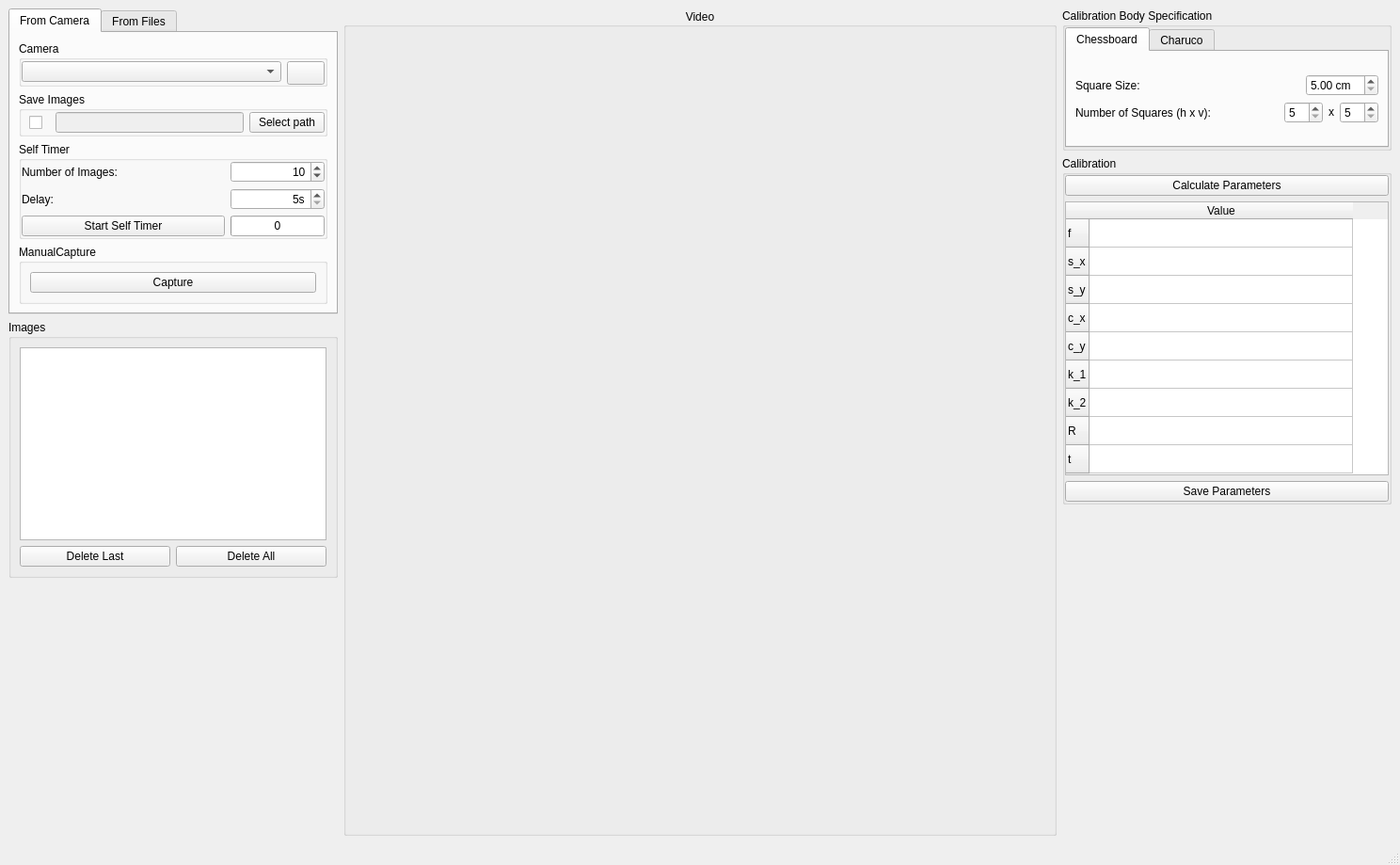
<?xml version="1.0" encoding="UTF-8"?>
<ui version="4.0">
 <class>MainWindow</class>
 <widget class="QMainWindow" name="MainWindow">
  <property name="geometry">
   <rect>
    <x>0</x>
    <y>0</y>
    <width>1488</width>
    <height>919</height>
   </rect>
  </property>
  <property name="windowTitle">
   <string>Camera Calibration Tool</string>
  </property>
  <property name="windowIcon">
   <iconset>
    <normaloff>app_icon.svg</normaloff>app_icon.svg</iconset>
  </property>
  <property name="accessibleName">
   <string>Camera Calibration Tool</string>
  </property>
  <property name="autoFillBackground">
   <bool>false</bool>
  </property>
  <property name="styleSheet">
   <string notr="true"/>
  </property>
  <property name="tabShape">
   <enum>QTabWidget::Rounded</enum>
  </property>
  <property name="dockNestingEnabled">
   <bool>false</bool>
  </property>
  <widget class="QWidget" name="centralwidget">
   <layout class="QGridLayout" name="gridLayout">
    <item row="0" column="1">
     <layout class="QHBoxLayout" name="horizontalLayout_central">
      <property name="sizeConstraint">
       <enum>QLayout::SetDefaultConstraint</enum>
      </property>
      <item>
       <layout class="QVBoxLayout" name="verticalLayout_left">
        <item>
         <widget class="QTabWidget" name="tabWidget_source">
          <property name="maximumSize">
           <size>
            <width>350</width>
            <height>16777215</height>
           </size>
          </property>
          <property name="currentIndex">
           <number>0</number>
          </property>
          <widget class="QWidget" name="FromCameraTab">
           <attribute name="title">
            <string>From Camera</string>
           </attribute>
           <layout class="QGridLayout" name="gridLayout_9">
            <item row="0" column="0">
             <layout class="QVBoxLayout" name="verticalLayout_capture">
              <item>
               <widget class="QGroupBox" name="groupBox_2">
                <property name="title">
                 <string>Camera</string>
                </property>
                <layout class="QGridLayout" name="gridLayout_2">
                 <property name="leftMargin">
                  <number>0</number>
                 </property>
                 <property name="topMargin">
                  <number>0</number>
                 </property>
                 <property name="rightMargin">
                  <number>0</number>
                 </property>
                 <property name="bottomMargin">
                  <number>0</number>
                 </property>
                 <property name="horizontalSpacing">
                  <number>6</number>
                 </property>
                 <property name="verticalSpacing">
                  <number>0</number>
                 </property>
                 <item row="0" column="0">
                  <widget class="QComboBox" name="comboBox_camera">
                   <property name="statusTip">
                    <string>Choose a camera</string>
                   </property>
                   <property name="whatsThis">
                    <string>hello</string>
                   </property>
                  </widget>
                 </item>
                 <item row="0" column="1">
                  <widget class="QPushButton" name="pushButton_camera_search">
                   <property name="sizePolicy">
                    <sizepolicy hsizetype="Fixed" vsizetype="Fixed">
                     <horstretch>0</horstretch>
                     <verstretch>0</verstretch>
                    </sizepolicy>
                   </property>
                   <property name="minimumSize">
                    <size>
                     <width>0</width>
                     <height>25</height>
                    </size>
                   </property>
                   <property name="maximumSize">
                    <size>
                     <width>16777215</width>
                     <height>23</height>
                    </size>
                   </property>
                   <property name="statusTip">
                    <string>Refresh cameras</string>
                   </property>
                   <property name="text">
                    <string/>
                   </property>
                   <property name="icon">
                    <iconset>
                     <normaloff>refresh_icon.svg</normaloff>refresh_icon.svg</iconset>
                   </property>
                  </widget>
                 </item>
                </layout>
               </widget>
              </item>
              <item>
               <widget class="QGroupBox" name="groupBox_4">
                <property name="title">
                 <string>Save Images</string>
                </property>
                <layout class="QGridLayout" name="gridLayout_10">
                 <property name="leftMargin">
                  <number>0</number>
                 </property>
                 <property name="topMargin">
                  <number>0</number>
                 </property>
                 <property name="rightMargin">
                  <number>0</number>
                 </property>
                 <property name="bottomMargin">
                  <number>0</number>
                 </property>
                 <property name="horizontalSpacing">
                  <number>6</number>
                 </property>
                 <property name="verticalSpacing">
                  <number>0</number>
                 </property>
                 <item row="0" column="0" alignment="Qt::AlignHCenter">
                  <widget class="QCheckBox" name="checkBox_save_images">
                   <property name="maximumSize">
                    <size>
                     <width>23</width>
                     <height>23</height>
                    </size>
                   </property>
                   <property name="text">
                    <string/>
                   </property>
                  </widget>
                 </item>
                 <item row="0" column="2">
                  <widget class="QLineEdit" name="lineEdit_path">
                   <property name="enabled">
                    <bool>false</bool>
                   </property>
                   <property name="sizePolicy">
                    <sizepolicy hsizetype="Preferred" vsizetype="Fixed">
                     <horstretch>0</horstretch>
                     <verstretch>0</verstretch>
                    </sizepolicy>
                   </property>
                   <property name="minimumSize">
                    <size>
                     <width>200</width>
                     <height>0</height>
                    </size>
                   </property>
                   <property name="statusTip">
                    <string>Path to folder images will be saved to</string>
                   </property>
                   <property name="whatsThis">
                    <string>hello</string>
                   </property>
                  </widget>
                 </item>
                 <item row="0" column="3">
                  <widget class="QPushButton" name="pushButton_path_window">
                   <property name="sizePolicy">
                    <sizepolicy hsizetype="Fixed" vsizetype="Fixed">
                     <horstretch>0</horstretch>
                     <verstretch>0</verstretch>
                    </sizepolicy>
                   </property>
                   <property name="maximumSize">
                    <size>
                     <width>100</width>
                     <height>50</height>
                    </size>
                   </property>
                   <property name="statusTip">
                    <string>Open folder selection dialog</string>
                   </property>
                   <property name="text">
                    <string>Select path</string>
                   </property>
                   <property name="iconSize">
                    <size>
                     <width>0</width>
                     <height>0</height>
                    </size>
                   </property>
                  </widget>
                 </item>
                </layout>
               </widget>
              </item>
              <item>
               <widget class="QGroupBox" name="groupBox_5">
                <property name="title">
                 <string>Self Timer</string>
                </property>
                <layout class="QGridLayout" name="gridLayout_11">
                 <property name="leftMargin">
                  <number>0</number>
                 </property>
                 <property name="topMargin">
                  <number>0</number>
                 </property>
                 <property name="rightMargin">
                  <number>0</number>
                 </property>
                 <property name="bottomMargin">
                  <number>0</number>
                 </property>
                 <item row="2" column="0">
                  <widget class="QPushButton" name="pushButton_start_autotimer">
                   <property name="text">
                    <string>Start Self Timer</string>
                   </property>
                  </widget>
                 </item>
                 <item row="1" column="0">
                  <widget class="QLabel" name="label_delay_seconds">
                   <property name="text">
                    <string>Delay:</string>
                   </property>
                  </widget>
                 </item>
                 <item row="0" column="0">
                  <widget class="QLabel" name="label_img_no">
                   <property name="text">
                    <string>Number of Images:</string>
                   </property>
                  </widget>
                 </item>
                 <item row="2" column="1">
                  <widget class="QProgressBar" name="progressBar_img_cnt">
                   <property name="maximumSize">
                    <size>
                     <width>100</width>
                     <height>16777215</height>
                    </size>
                   </property>
                   <property name="maximum">
                    <number>20</number>
                   </property>
                   <property name="value">
                    <number>0</number>
                   </property>
                   <property name="format">
                    <string>%v</string>
                   </property>
                  </widget>
                 </item>
                 <item row="1" column="1">
                  <widget class="QSpinBox" name="spinBox_delay_seconds">
                   <property name="maximumSize">
                    <size>
                     <width>100</width>
                     <height>16777215</height>
                    </size>
                   </property>
                   <property name="alignment">
                    <set>Qt::AlignRight|Qt::AlignTrailing|Qt::AlignVCenter</set>
                   </property>
                   <property name="buttonSymbols">
                    <enum>QAbstractSpinBox::UpDownArrows</enum>
                   </property>
                   <property name="suffix">
                    <string>s</string>
                   </property>
                   <property name="minimum">
                    <number>5</number>
                   </property>
                   <property name="maximum">
                    <number>60</number>
                   </property>
                   <property name="singleStep">
                    <number>5</number>
                   </property>
                  </widget>
                 </item>
                 <item row="0" column="1">
                  <widget class="QSpinBox" name="spinBox_img_no">
                   <property name="minimumSize">
                    <size>
                     <width>50</width>
                     <height>0</height>
                    </size>
                   </property>
                   <property name="maximumSize">
                    <size>
                     <width>100</width>
                     <height>16777215</height>
                    </size>
                   </property>
                   <property name="statusTip">
                    <string>Select number of images to take</string>
                   </property>
                   <property name="alignment">
                    <set>Qt::AlignRight|Qt::AlignTrailing|Qt::AlignVCenter</set>
                   </property>
                   <property name="minimum">
                    <number>5</number>
                   </property>
                   <property name="value">
                    <number>10</number>
                   </property>
                  </widget>
                 </item>
                </layout>
               </widget>
              </item>
              <item>
               <widget class="QGroupBox" name="groupBox_6">
                <property name="title">
                 <string>ManualCapture</string>
                </property>
                <layout class="QHBoxLayout" name="_2">
                 <item>
                  <widget class="QPushButton" name="pushButton_capture">
                   <property name="statusTip">
                    <string>Capture image (if &gt;Save Images&lt; is activated this will automatically save the image to the specified path)</string>
                   </property>
                   <property name="text">
                    <string>Capture</string>
                   </property>
                   <property name="icon">
                    <iconset>
                     <normalon>save_icon.svg</normalon>
                    </iconset>
                   </property>
                  </widget>
                 </item>
                </layout>
               </widget>
              </item>
             </layout>
            </item>
           </layout>
          </widget>
          <widget class="QWidget" name="FromFileTab">
           <attribute name="title">
            <string>From Files</string>
           </attribute>
           <layout class="QGridLayout" name="gridLayout_8">
            <item row="0" column="0">
             <layout class="QHBoxLayout" name="horizontalLayout">
              <property name="sizeConstraint">
               <enum>QLayout::SetMinimumSize</enum>
              </property>
              <item>
               <widget class="QCheckBox" name="checkBox_use_saved_images">
                <property name="statusTip">
                 <string>Open already taken images for the calibration</string>
                </property>
                <property name="text">
                 <string>Open from files</string>
                </property>
               </widget>
              </item>
              <item>
               <widget class="QPushButton" name="pushButton_select_images">
                <property name="enabled">
                 <bool>false</bool>
                </property>
                <property name="statusTip">
                 <string>Select image files for the calibration</string>
                </property>
                <property name="text">
                 <string>Select files</string>
                </property>
               </widget>
              </item>
             </layout>
            </item>
            <item row="1" column="0">
             <spacer name="verticalSpacer_2">
              <property name="orientation">
               <enum>Qt::Vertical</enum>
              </property>
              <property name="sizeHint" stdset="0">
               <size>
                <width>20</width>
                <height>40</height>
               </size>
              </property>
             </spacer>
            </item>
           </layout>
          </widget>
         </widget>
        </item>
        <item>
         <widget class="QGroupBox" name="groupBox_images">
          <property name="maximumSize">
           <size>
            <width>350</width>
            <height>16777215</height>
           </size>
          </property>
          <property name="title">
           <string>Images</string>
          </property>
          <layout class="QGridLayout" name="gridLayout_5">
           <item row="3" column="0">
            <widget class="QListWidget" name="listWidget_imgs">
             <property name="sizePolicy">
              <sizepolicy hsizetype="Expanding" vsizetype="Expanding">
               <horstretch>0</horstretch>
               <verstretch>0</verstretch>
              </sizepolicy>
             </property>
            </widget>
           </item>
           <item row="4" column="0">
            <layout class="QHBoxLayout" name="horizontalLayout_delete_buttons">
             <item>
              <widget class="QPushButton" name="pushButton_delete_last">
               <property name="text">
                <string>Delete Last</string>
               </property>
              </widget>
             </item>
             <item>
              <widget class="QPushButton" name="pushButton_delete_all">
               <property name="text">
                <string>Delete All</string>
               </property>
              </widget>
             </item>
            </layout>
           </item>
          </layout>
         </widget>
        </item>
        <item>
         <spacer name="verticalSpacer">
          <property name="orientation">
           <enum>Qt::Vertical</enum>
          </property>
          <property name="sizeHint" stdset="0">
           <size>
            <width>20</width>
            <height>40</height>
           </size>
          </property>
         </spacer>
        </item>
       </layout>
      </item>
      <item>
       <widget class="QGroupBox" name="groupBox_Video">
        <property name="statusTip">
         <string/>
        </property>
        <property name="title">
         <string>Video</string>
        </property>
        <property name="alignment">
         <set>Qt::AlignCenter</set>
        </property>
        <layout class="QGridLayout" name="gridLayout_4">
         <item row="0" column="1">
          <widget class="QLabel" name="cameraView">
           <property name="sizePolicy">
            <sizepolicy hsizetype="Expanding" vsizetype="Preferred">
             <horstretch>0</horstretch>
             <verstretch>0</verstretch>
            </sizepolicy>
           </property>
           <property name="maximumSize">
            <size>
             <width>1280</width>
             <height>1280</height>
            </size>
           </property>
           <property name="text">
            <string/>
           </property>
           <property name="alignment">
            <set>Qt::AlignCenter</set>
           </property>
          </widget>
         </item>
        </layout>
       </widget>
      </item>
      <item>
       <layout class="QVBoxLayout" name="verticalLayout_right">
        <item>
         <widget class="QGroupBox" name="groupBox_chessboard">
          <property name="sizePolicy">
           <sizepolicy hsizetype="Preferred" vsizetype="Fixed">
            <horstretch>0</horstretch>
            <verstretch>0</verstretch>
           </sizepolicy>
          </property>
          <property name="maximumSize">
           <size>
            <width>350</width>
            <height>16777215</height>
           </size>
          </property>
          <property name="title">
           <string>Calibration Body Specification</string>
          </property>
          <layout class="QGridLayout" name="gridLayout_3">
           <property name="leftMargin">
            <number>0</number>
           </property>
           <property name="topMargin">
            <number>0</number>
           </property>
           <property name="rightMargin">
            <number>0</number>
           </property>
           <property name="bottomMargin">
            <number>0</number>
           </property>
           <item row="1" column="0">
            <layout class="QVBoxLayout" name="verticalLayout_chessboard"/>
           </item>
           <item row="0" column="0">
            <widget class="QTabWidget" name="tabWidget_calibration">
             <property name="currentIndex">
              <number>0</number>
             </property>
             <widget class="QWidget" name="tab_chessboard">
              <attribute name="title">
               <string>Chessboard</string>
              </attribute>
              <layout class="QGridLayout" name="gridLayout_12">
               <item row="0" column="0">
                <layout class="QGridLayout" name="gridLayout_chessboard">
                 <item row="1" column="3">
                  <layout class="QHBoxLayout" name="horizontalLayout_7">
                   <item>
                    <spacer name="horizontalSpacer_5">
                     <property name="orientation">
                      <enum>Qt::Horizontal</enum>
                     </property>
                     <property name="sizeHint" stdset="0">
                      <size>
                       <width>40</width>
                       <height>20</height>
                      </size>
                     </property>
                    </spacer>
                   </item>
                   <item>
                    <widget class="QDoubleSpinBox" name="doubleSpinBox_sqare_size">
                     <property name="suffix">
                      <string> cm</string>
                     </property>
                     <property name="minimum">
                      <double>5.000000000000000</double>
                     </property>
                    </widget>
                   </item>
                  </layout>
                 </item>
                 <item row="1" column="0">
                  <widget class="QLabel" name="label_square_size">
                   <property name="text">
                    <string>Square Size:</string>
                   </property>
                  </widget>
                 </item>
                 <item row="2" column="0">
                  <widget class="QLabel" name="label_square_no">
                   <property name="text">
                    <string>Number of Squares (h x v):</string>
                   </property>
                  </widget>
                 </item>
                 <item row="2" column="3">
                  <layout class="QHBoxLayout" name="horizontalLayout_8">
                   <item>
                    <spacer name="horizontalSpacer_4">
                     <property name="orientation">
                      <enum>Qt::Horizontal</enum>
                     </property>
                     <property name="sizeHint" stdset="0">
                      <size>
                       <width>40</width>
                       <height>20</height>
                      </size>
                     </property>
                    </spacer>
                   </item>
                   <item>
                    <widget class="QSpinBox" name="spinBox_chessboard_no_squares_h">
                     <property name="minimum">
                      <number>5</number>
                     </property>
                    </widget>
                   </item>
                   <item>
                    <widget class="QLabel" name="label_x">
                     <property name="sizePolicy">
                      <sizepolicy hsizetype="Fixed" vsizetype="Fixed">
                       <horstretch>0</horstretch>
                       <verstretch>0</verstretch>
                      </sizepolicy>
                     </property>
                     <property name="text">
                      <string>x</string>
                     </property>
                    </widget>
                   </item>
                   <item>
                    <widget class="QSpinBox" name="spinBox_chessboard_no_squares_v">
                     <property name="minimum">
                      <number>5</number>
                     </property>
                    </widget>
                   </item>
                  </layout>
                 </item>
                </layout>
               </item>
              </layout>
             </widget>
             <widget class="QWidget" name="tab_charuco">
              <attribute name="title">
               <string>Charuco</string>
              </attribute>
              <layout class="QGridLayout" name="gridLayout_13">
               <item row="0" column="0">
                <widget class="QLabel" name="label">
                 <property name="text">
                  <string>Sqare size</string>
                 </property>
                </widget>
               </item>
               <item row="2" column="0">
                <widget class="QLabel" name="label_3">
                 <property name="text">
                  <string>Number of Markers (h x v)</string>
                 </property>
                </widget>
               </item>
               <item row="2" column="1">
                <layout class="QHBoxLayout" name="horizontalLayout_2">
                 <item>
                  <spacer name="horizontalSpacer">
                   <property name="orientation">
                    <enum>Qt::Horizontal</enum>
                   </property>
                   <property name="sizeHint" stdset="0">
                    <size>
                     <width>40</width>
                     <height>20</height>
                    </size>
                   </property>
                  </spacer>
                 </item>
                 <item>
                  <widget class="QSpinBox" name="spinBox_charuco_no_markers_h">
                   <property name="minimum">
                    <number>5</number>
                   </property>
                  </widget>
                 </item>
                 <item>
                  <widget class="QLabel" name="label_2">
                   <property name="text">
                    <string>x</string>
                   </property>
                  </widget>
                 </item>
                 <item>
                  <widget class="QSpinBox" name="spinBox_charuco_no_markers_v">
                   <property name="minimum">
                    <number>5</number>
                   </property>
                  </widget>
                 </item>
                </layout>
               </item>
               <item row="3" column="1">
                <widget class="QComboBox" name="comboBox_marker_dict">
                 <property name="currentText">
                  <string/>
                 </property>
                 <item>
                  <property name="text">
                   <string/>
                  </property>
                 </item>
                 <item>
                  <property name="text">
                   <string>DICT_4X4_50</string>
                  </property>
                 </item>
                 <item>
                  <property name="text">
                   <string>DICT_4X4_100</string>
                  </property>
                 </item>
                 <item>
                  <property name="text">
                   <string>DICT_4X4_250</string>
                  </property>
                 </item>
                 <item>
                  <property name="text">
                   <string>DICT_4X4_1000</string>
                  </property>
                 </item>
                 <item>
                  <property name="text">
                   <string>DICT_5X5_50</string>
                  </property>
                 </item>
                 <item>
                  <property name="text">
                   <string>DICT_5X5_100</string>
                  </property>
                 </item>
                 <item>
                  <property name="text">
                   <string>DICT_5X5_250</string>
                  </property>
                 </item>
                 <item>
                  <property name="text">
                   <string>DICT_5X5_1000</string>
                  </property>
                 </item>
                 <item>
                  <property name="text">
                   <string>DICT_6X6_50</string>
                  </property>
                 </item>
                 <item>
                  <property name="text">
                   <string>DICT_6X6_100</string>
                  </property>
                 </item>
                 <item>
                  <property name="text">
                   <string>DICT_6X6_250</string>
                  </property>
                 </item>
                 <item>
                  <property name="text">
                   <string>DICT_6X6_1000</string>
                  </property>
                 </item>
                 <item>
                  <property name="text">
                   <string>DICT_7X7_50</string>
                  </property>
                 </item>
                 <item>
                  <property name="text">
                   <string>DICT_7X7_100</string>
                  </property>
                 </item>
                 <item>
                  <property name="text">
                   <string>DICT_7X7_250</string>
                  </property>
                 </item>
                 <item>
                  <property name="text">
                   <string>DICT_7X7_1000</string>
                  </property>
                 </item>
                </widget>
               </item>
               <item row="3" column="0">
                <widget class="QLabel" name="label_4">
                 <property name="text">
                  <string>Marker Dictionary</string>
                 </property>
                </widget>
               </item>
               <item row="0" column="1">
                <layout class="QHBoxLayout" name="horizontalLayout_3">
                 <item>
                  <spacer name="horizontalSpacer_2">
                   <property name="orientation">
                    <enum>Qt::Horizontal</enum>
                   </property>
                   <property name="sizeHint" stdset="0">
                    <size>
                     <width>40</width>
                     <height>20</height>
                    </size>
                   </property>
                  </spacer>
                 </item>
                 <item>
                  <widget class="QDoubleSpinBox" name="doubleSpinBox_marker_size">
                   <property name="suffix">
                    <string> cm</string>
                   </property>
                   <property name="minimum">
                    <double>5.000000000000000</double>
                   </property>
                  </widget>
                 </item>
                </layout>
               </item>
              </layout>
             </widget>
            </widget>
           </item>
          </layout>
         </widget>
        </item>
        <item>
         <widget class="QGroupBox" name="groupBox_calibration">
          <property name="maximumSize">
           <size>
            <width>350</width>
            <height>16777215</height>
           </size>
          </property>
          <property name="title">
           <string>Calibration</string>
          </property>
          <layout class="QGridLayout" name="gridLayout_7">
           <property name="leftMargin">
            <number>0</number>
           </property>
           <property name="topMargin">
            <number>0</number>
           </property>
           <property name="rightMargin">
            <number>0</number>
           </property>
           <property name="bottomMargin">
            <number>0</number>
           </property>
           <item row="0" column="0">
            <layout class="QVBoxLayout" name="verticalLayout_calibration">
             <item>
              <widget class="QPushButton" name="pushButton_determ_param">
               <property name="statusTip">
                <string>Calculate camera paramters from calibration images</string>
               </property>
               <property name="text">
                <string>Calculate Parameters</string>
               </property>
              </widget>
             </item>
             <item>
              <widget class="QTableWidget" name="tableWidget_parameters">
               <property name="sizePolicy">
                <sizepolicy hsizetype="Expanding" vsizetype="Fixed">
                 <horstretch>0</horstretch>
                 <verstretch>0</verstretch>
                </sizepolicy>
               </property>
               <property name="minimumSize">
                <size>
                 <width>0</width>
                 <height>291</height>
                </size>
               </property>
               <property name="accessibleDescription">
                <string>hello</string>
               </property>
               <property name="selectionMode">
                <enum>QAbstractItemView::SingleSelection</enum>
               </property>
               <property name="gridStyle">
                <enum>Qt::SolidLine</enum>
               </property>
               <attribute name="horizontalHeaderCascadingSectionResizes">
                <bool>false</bool>
               </attribute>
               <attribute name="horizontalHeaderDefaultSectionSize">
                <number>280</number>
               </attribute>
               <attribute name="horizontalHeaderStretchLastSection">
                <bool>false</bool>
               </attribute>
               <row>
                <property name="text">
                 <string>f</string>
                </property>
               </row>
               <row>
                <property name="text">
                 <string>s_x</string>
                </property>
               </row>
               <row>
                <property name="text">
                 <string>s_y</string>
                </property>
               </row>
               <row>
                <property name="text">
                 <string>c_x</string>
                </property>
               </row>
               <row>
                <property name="text">
                 <string>c_y</string>
                </property>
               </row>
               <row>
                <property name="text">
                 <string>k_1</string>
                </property>
               </row>
               <row>
                <property name="text">
                 <string>k_2</string>
                </property>
               </row>
               <row>
                <property name="text">
                 <string>R</string>
                </property>
               </row>
               <row>
                <property name="text">
                 <string>t</string>
                </property>
               </row>
               <column>
                <property name="text">
                 <string>Value</string>
                </property>
               </column>
               <item row="0" column="0">
                <property name="text">
                 <string/>
                </property>
                <property name="flags">
                 <set>ItemIsSelectable|ItemIsDragEnabled|ItemIsDropEnabled|ItemIsUserCheckable|ItemIsEnabled</set>
                </property>
               </item>
               <item row="1" column="0">
                <property name="text">
                 <string/>
                </property>
                <property name="flags">
                 <set>ItemIsSelectable|ItemIsDragEnabled|ItemIsDropEnabled|ItemIsUserCheckable|ItemIsEnabled</set>
                </property>
               </item>
               <item row="2" column="0">
                <property name="text">
                 <string/>
                </property>
                <property name="flags">
                 <set>ItemIsSelectable|ItemIsDragEnabled|ItemIsDropEnabled|ItemIsUserCheckable|ItemIsEnabled</set>
                </property>
               </item>
               <item row="3" column="0">
                <property name="text">
                 <string/>
                </property>
                <property name="flags">
                 <set>ItemIsSelectable|ItemIsDragEnabled|ItemIsDropEnabled|ItemIsUserCheckable|ItemIsEnabled</set>
                </property>
               </item>
               <item row="4" column="0">
                <property name="text">
                 <string/>
                </property>
                <property name="flags">
                 <set>ItemIsSelectable|ItemIsDragEnabled|ItemIsDropEnabled|ItemIsUserCheckable|ItemIsEnabled</set>
                </property>
               </item>
               <item row="5" column="0">
                <property name="text">
                 <string/>
                </property>
                <property name="flags">
                 <set>ItemIsSelectable|ItemIsDragEnabled|ItemIsDropEnabled|ItemIsUserCheckable|ItemIsEnabled</set>
                </property>
               </item>
               <item row="6" column="0">
                <property name="text">
                 <string/>
                </property>
                <property name="flags">
                 <set>ItemIsSelectable|ItemIsDragEnabled|ItemIsDropEnabled|ItemIsUserCheckable|ItemIsEnabled</set>
                </property>
               </item>
               <item row="7" column="0">
                <property name="text">
                 <string/>
                </property>
                <property name="flags">
                 <set>ItemIsSelectable|ItemIsDragEnabled|ItemIsDropEnabled|ItemIsUserCheckable|ItemIsEnabled</set>
                </property>
               </item>
               <item row="8" column="0">
                <property name="flags">
                 <set>ItemIsSelectable|ItemIsDragEnabled|ItemIsDropEnabled|ItemIsUserCheckable|ItemIsEnabled</set>
                </property>
               </item>
              </widget>
             </item>
             <item>
              <widget class="QPushButton" name="pushButton_save_param">
               <property name="statusTip">
                <string>Save camera parameters as a .yaml file.</string>
               </property>
               <property name="text">
                <string>Save Parameters</string>
               </property>
               <property name="icon">
                <iconset>
                 <normaloff>data/save_icon.svg</normaloff>
                 <normalon>save_icon.svg</normalon>data/save_icon.svg</iconset>
               </property>
              </widget>
             </item>
            </layout>
           </item>
          </layout>
         </widget>
        </item>
        <item>
         <spacer name="verticalSpacer_bottom">
          <property name="orientation">
           <enum>Qt::Vertical</enum>
          </property>
          <property name="sizeHint" stdset="0">
           <size>
            <width>20</width>
            <height>40</height>
           </size>
          </property>
         </spacer>
        </item>
       </layout>
      </item>
     </layout>
    </item>
   </layout>
  </widget>
  <widget class="QStatusBar" name="statusbar"/>
 </widget>
 <resources/>
 <connections/>
</ui>
